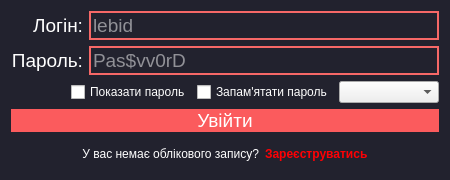
<?xml version="1.0" encoding="UTF-8"?>
<ui version="4.0">
 <class>DialogLogin</class>
 <widget class="QDialog" name="DialogLogin">
  <property name="geometry">
   <rect>
    <x>0</x>
    <y>0</y>
    <width>450</width>
    <height>180</height>
   </rect>
  </property>
  <property name="minimumSize">
   <size>
    <width>450</width>
    <height>180</height>
   </size>
  </property>
  <property name="maximumSize">
   <size>
    <width>650</width>
    <height>180</height>
   </size>
  </property>
  <property name="windowTitle">
   <string>Вхід</string>
  </property>
  <property name="styleSheet">
   <string notr="true">QLabel, QCheckBox{
	color: white;
}

QLineEdit{
	background-color: #22222e;
	border: 2px solid #f66867;
	border-radius: 30;
	color: white;
}
QDialog {
	background-color: #22222e;
}

QPushButton {
	color: white;
    background-color: #fb5b5d;
    border-radius: 30;
}

QPushButton:pressed {
    background-color: #fa4244;
}</string>
  </property>
  <layout class="QVBoxLayout" name="verticalLayout_4">
   <item>
    <layout class="QVBoxLayout" name="verticalLayout_3">
     <item>
      <layout class="QHBoxLayout" name="horizontalLayout">
       <item>
        <layout class="QVBoxLayout" name="verticalLayout">
         <item>
          <widget class="QLabel" name="label_login">
           <property name="font">
            <font>
             <pointsize>14</pointsize>
            </font>
           </property>
           <property name="text">
            <string>Логін:</string>
           </property>
           <property name="alignment">
            <set>Qt::AlignRight|Qt::AlignTrailing|Qt::AlignVCenter</set>
           </property>
          </widget>
         </item>
         <item>
          <widget class="QLabel" name="label_password">
           <property name="font">
            <font>
             <pointsize>14</pointsize>
            </font>
           </property>
           <property name="text">
            <string>Пароль:</string>
           </property>
           <property name="alignment">
            <set>Qt::AlignRight|Qt::AlignTrailing|Qt::AlignVCenter</set>
           </property>
          </widget>
         </item>
        </layout>
       </item>
       <item>
        <layout class="QVBoxLayout" name="verticalLayout_2">
         <item>
          <widget class="QLineEdit" name="lineEdit_login">
           <property name="font">
            <font>
             <pointsize>14</pointsize>
            </font>
           </property>
           <property name="text">
            <string/>
           </property>
           <property name="maxLength">
            <number>30</number>
           </property>
           <property name="placeholderText">
            <string>lebid</string>
           </property>
          </widget>
         </item>
         <item>
          <widget class="QLineEdit" name="lineEdit_password">
           <property name="font">
            <font>
             <pointsize>14</pointsize>
            </font>
           </property>
           <property name="maxLength">
            <number>60</number>
           </property>
           <property name="echoMode">
            <enum>QLineEdit::Password</enum>
           </property>
           <property name="placeholderText">
            <string>Pas$vv0rD</string>
           </property>
          </widget>
         </item>
        </layout>
       </item>
      </layout>
     </item>
     <item>
      <layout class="QHBoxLayout" name="horizontalLayout_3">
       <item>
        <spacer name="horizontalSpacer">
         <property name="orientation">
          <enum>Qt::Horizontal</enum>
         </property>
         <property name="sizeHint" stdset="0">
          <size>
           <width>40</width>
           <height>20</height>
          </size>
         </property>
        </spacer>
       </item>
       <item>
        <widget class="QCheckBox" name="checkBox_view_password">
         <property name="text">
          <string>Показати пароль</string>
         </property>
        </widget>
       </item>
       <item>
        <widget class="QCheckBox" name="checkBox_save_password">
         <property name="text">
          <string>Запам'ятати пароль</string>
         </property>
        </widget>
       </item>
       <item>
        <widget class="QComboBox" name="comboBox_save_password">
         <property name="minimumSize">
          <size>
           <width>100</width>
           <height>0</height>
          </size>
         </property>
        </widget>
       </item>
      </layout>
     </item>
     <item>
      <widget class="QPushButton" name="pushButton_entry">
       <property name="font">
        <font>
         <pointsize>14</pointsize>
        </font>
       </property>
       <property name="text">
        <string>Увійти</string>
       </property>
      </widget>
     </item>
     <item>
      <layout class="QHBoxLayout" name="horizontalLayout_2">
       <item>
        <spacer name="horizontalSpacer_2">
         <property name="orientation">
          <enum>Qt::Horizontal</enum>
         </property>
         <property name="sizeHint" stdset="0">
          <size>
           <width>40</width>
           <height>20</height>
          </size>
         </property>
        </spacer>
       </item>
       <item>
        <widget class="QLabel" name="label">
         <property name="text">
          <string>У вас немає облікового запису?</string>
         </property>
         <property name="alignment">
          <set>Qt::AlignRight|Qt::AlignTrailing|Qt::AlignVCenter</set>
         </property>
        </widget>
       </item>
       <item>
        <widget class="QLabel" name="label_register">
         <property name="maximumSize">
          <size>
           <width>130</width>
           <height>16777215</height>
          </size>
         </property>
         <property name="font">
          <font>
           <weight>75</weight>
           <bold>true</bold>
          </font>
         </property>
         <property name="cursor">
          <cursorShape>PointingHandCursor</cursorShape>
         </property>
         <property name="styleSheet">
          <string notr="true">QLabel:active  {
  color: #497DDD; 
}
QLabel{
  color: rgb(255, 0, 4)
}
</string>
         </property>
         <property name="text">
          <string>Зареєструватись</string>
         </property>
        </widget>
       </item>
       <item>
        <spacer name="horizontalSpacer_3">
         <property name="orientation">
          <enum>Qt::Horizontal</enum>
         </property>
         <property name="sizeHint" stdset="0">
          <size>
           <width>40</width>
           <height>20</height>
          </size>
         </property>
        </spacer>
       </item>
      </layout>
     </item>
    </layout>
   </item>
  </layout>
 </widget>
 <resources/>
 <connections/>
</ui>
